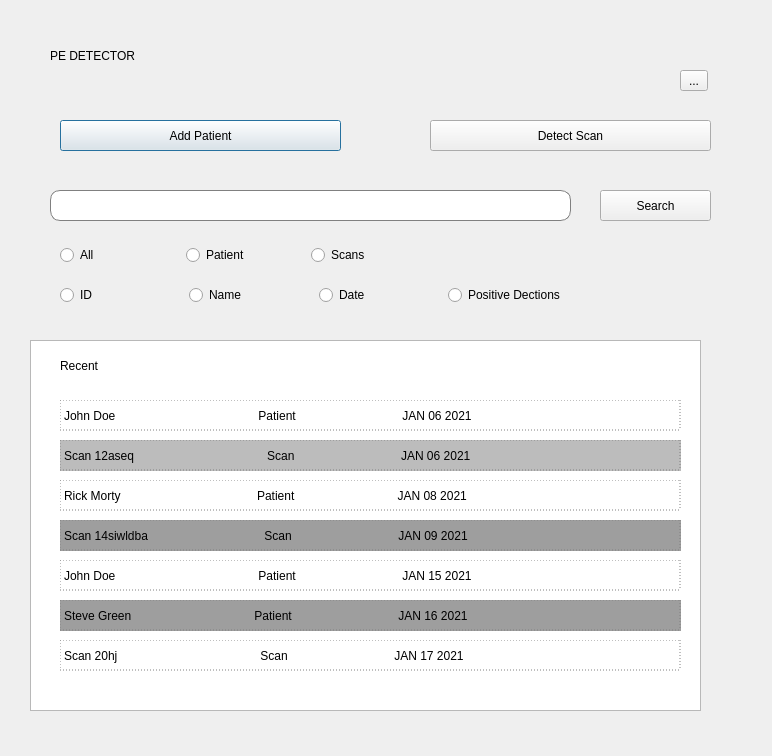
<?xml version="1.0" encoding="UTF-8"?>
<ui version="4.0">
 <class>Dialog</class>
 <widget class="QDialog" name="Dialog">
  <property name="geometry">
   <rect>
    <x>0</x>
    <y>0</y>
    <width>772</width>
    <height>756</height>
   </rect>
  </property>
  <property name="windowTitle">
   <string>Dialog</string>
  </property>
  <widget class="QLabel" name="label">
   <property name="geometry">
    <rect>
     <x>50</x>
     <y>40</y>
     <width>231</width>
     <height>31</height>
    </rect>
   </property>
   <property name="styleSheet">
    <string notr="true">font: 24pt &quot;Sans Serif&quot;;</string>
   </property>
   <property name="text">
    <string>PE DETECTOR</string>
   </property>
  </widget>
  <widget class="QPushButton" name="pushButton_6">
   <property name="geometry">
    <rect>
     <x>60</x>
     <y>120</y>
     <width>281</width>
     <height>31</height>
    </rect>
   </property>
   <property name="text">
    <string>Add Patient</string>
   </property>
  </widget>
  <widget class="QPushButton" name="pushButton_7">
   <property name="geometry">
    <rect>
     <x>430</x>
     <y>120</y>
     <width>281</width>
     <height>31</height>
    </rect>
   </property>
   <property name="text">
    <string>Detect Scan</string>
   </property>
  </widget>
  <widget class="QLineEdit" name="lineEdit_3">
   <property name="geometry">
    <rect>
     <x>50</x>
     <y>190</y>
     <width>521</width>
     <height>31</height>
    </rect>
   </property>
   <property name="styleSheet">
    <string notr="true">border: 1px solid grey;
border-radius: 10px;</string>
   </property>
  </widget>
  <widget class="QPushButton" name="pushButton_8">
   <property name="geometry">
    <rect>
     <x>600</x>
     <y>190</y>
     <width>111</width>
     <height>31</height>
    </rect>
   </property>
   <property name="text">
    <string>Search</string>
   </property>
  </widget>
  <widget class="QListView" name="listView">
   <property name="geometry">
    <rect>
     <x>30</x>
     <y>340</y>
     <width>671</width>
     <height>371</height>
    </rect>
   </property>
  </widget>
  <widget class="QWidget" name="horizontalLayoutWidget">
   <property name="geometry">
    <rect>
     <x>60</x>
     <y>280</y>
     <width>511</width>
     <height>31</height>
    </rect>
   </property>
   <layout class="QHBoxLayout" name="horizontalLayout">
    <item>
     <widget class="QRadioButton" name="radioButton_4">
      <property name="text">
       <string>ID</string>
      </property>
     </widget>
    </item>
    <item>
     <widget class="QRadioButton" name="radioButton_3">
      <property name="text">
       <string>Name</string>
      </property>
     </widget>
    </item>
    <item>
     <widget class="QRadioButton" name="radioButton">
      <property name="text">
       <string>Date</string>
      </property>
     </widget>
    </item>
    <item>
     <widget class="QRadioButton" name="radioButton_2">
      <property name="text">
       <string>Positive Dections</string>
      </property>
     </widget>
    </item>
   </layout>
  </widget>
  <widget class="QWidget" name="horizontalLayoutWidget_2">
   <property name="geometry">
    <rect>
     <x>60</x>
     <y>240</y>
     <width>371</width>
     <height>31</height>
    </rect>
   </property>
   <layout class="QHBoxLayout" name="horizontalLayout_2">
    <item>
     <widget class="QRadioButton" name="radioButton_6">
      <property name="text">
       <string>All</string>
      </property>
     </widget>
    </item>
    <item>
     <widget class="QRadioButton" name="radioButton_5">
      <property name="text">
       <string>Patient</string>
      </property>
     </widget>
    </item>
    <item>
     <widget class="QRadioButton" name="radioButton_7">
      <property name="text">
       <string>Scans</string>
      </property>
     </widget>
    </item>
   </layout>
  </widget>
  <widget class="QToolButton" name="toolButton">
   <property name="geometry">
    <rect>
     <x>680</x>
     <y>70</y>
     <width>28</width>
     <height>21</height>
    </rect>
   </property>
   <property name="text">
    <string>...</string>
   </property>
  </widget>
  <widget class="QLabel" name="label_2">
   <property name="geometry">
    <rect>
     <x>60</x>
     <y>350</y>
     <width>81</width>
     <height>31</height>
    </rect>
   </property>
   <property name="styleSheet">
    <string notr="true">font: 12pt &quot;Sans Serif&quot;;</string>
   </property>
   <property name="text">
    <string>Recent</string>
   </property>
  </widget>
  <widget class="QLabel" name="label_3">
   <property name="geometry">
    <rect>
     <x>60</x>
     <y>400</y>
     <width>621</width>
     <height>31</height>
    </rect>
   </property>
   <property name="styleSheet">
    <string notr="true">font: 12pt &quot;Sans Serif&quot;;
border: 1px dotted gray;</string>
   </property>
   <property name="text">
    <string>John Doe                                           Patient                                JAN 06 2021</string>
   </property>
  </widget>
  <widget class="QLabel" name="label_4">
   <property name="geometry">
    <rect>
     <x>60</x>
     <y>440</y>
     <width>621</width>
     <height>31</height>
    </rect>
   </property>
   <property name="styleSheet">
    <string notr="true">font: 12pt &quot;Sans Serif&quot;;
border: 1px dotted gray;
background-color: rgb(188, 188, 188);</string>
   </property>
   <property name="text">
    <string>Scan 12aseq                                        Scan                                JAN 06 2021</string>
   </property>
  </widget>
  <widget class="QLabel" name="label_5">
   <property name="geometry">
    <rect>
     <x>60</x>
     <y>480</y>
     <width>621</width>
     <height>31</height>
    </rect>
   </property>
   <property name="styleSheet">
    <string notr="true">font: 12pt &quot;Sans Serif&quot;;
border: 1px dotted gray;</string>
   </property>
   <property name="text">
    <string>Rick Morty                                         Patient                               JAN 08 2021</string>
   </property>
  </widget>
  <widget class="QLabel" name="label_6">
   <property name="geometry">
    <rect>
     <x>60</x>
     <y>520</y>
     <width>621</width>
     <height>31</height>
    </rect>
   </property>
   <property name="styleSheet">
    <string notr="true">font: 12pt &quot;Sans Serif&quot;;
border: 1px dotted gray;
background-color: rgb(158, 158, 158);</string>
   </property>
   <property name="text">
    <string>Scan 14siwldba                                   Scan                                JAN 09 2021</string>
   </property>
  </widget>
  <widget class="QLabel" name="label_7">
   <property name="geometry">
    <rect>
     <x>60</x>
     <y>560</y>
     <width>621</width>
     <height>31</height>
    </rect>
   </property>
   <property name="styleSheet">
    <string notr="true">font: 12pt &quot;Sans Serif&quot;;
border: 1px dotted gray;</string>
   </property>
   <property name="text">
    <string>John Doe                                           Patient                                JAN 15 2021</string>
   </property>
  </widget>
  <widget class="QLabel" name="label_8">
   <property name="geometry">
    <rect>
     <x>60</x>
     <y>600</y>
     <width>621</width>
     <height>31</height>
    </rect>
   </property>
   <property name="styleSheet">
    <string notr="true">font: 12pt &quot;Sans Serif&quot;;
border: 1px dotted gray;
background-color: rgb(158, 158, 158);</string>
   </property>
   <property name="text">
    <string>Steve Green                                     Patient                                JAN 16 2021</string>
   </property>
  </widget>
  <widget class="QLabel" name="label_9">
   <property name="geometry">
    <rect>
     <x>60</x>
     <y>640</y>
     <width>621</width>
     <height>31</height>
    </rect>
   </property>
   <property name="styleSheet">
    <string notr="true">font: 12pt &quot;Sans Serif&quot;;
border: 1px dotted gray;</string>
   </property>
   <property name="text">
    <string>Scan 20hj                                           Scan                                JAN 17 2021</string>
   </property>
  </widget>
 </widget>
 <resources/>
 <connections/>
</ui>
